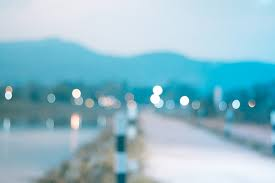
#> input picture unclear.jpeg, 275 x 183 px
$ python enhancement_of_pictures.py
#> lines starting #> are read from the running program, lines starting #| are printed output that depends on the picture
import cv2
import numpy as np

def enhance_image(img_path):
    # Read the image
#> called with img_path = 'unclear.jpeg'
    img = cv2.imread(img_path)
#> img is the input picture: shape (183, 275, 3); mean B, G, R 202.8, 188.4, 143.4

    # Convert the image to LAB color space
    lab_image = cv2.cvtColor(img, cv2.COLOR_BGR2LAB)
#> lab_image: shape (183, 275, 3); mean of channels 0, 1, 2 188.9, 118.7, 116.7

    # Split the LAB image into L, A, and B channels
    l_channel, a_channel, b_channel = cv2.split(lab_image)
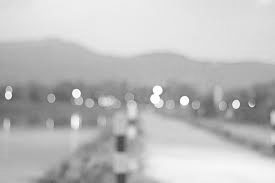
#> l_channel: shape (183, 275); min 72, max 255, mean 188.9
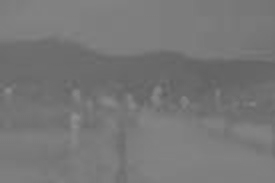
#> a_channel: shape (183, 275); min 95, max 143, mean 118.7

    # Apply CLAHE to the L channel
    clahe = cv2.createCLAHE(clipLimit=3.0, tileGridSize=(8, 8))
    enh_l_channel = clahe.apply(l_channel)
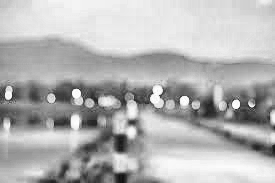
#> enh_l_channel: shape (183, 275); min 15, max 255, mean 179.6

    # Apply bilateral filter for smoothing
    smooth_img = cv2.bilateralFilter(img, d=9, sigmaColor=75, sigmaSpace=75)

    # Increase the brightness of the smoothed image
    enhanced_img = cv2.addWeighted(smooth_img, 1.5, np.zeros_like(smooth_img), 0, 30)
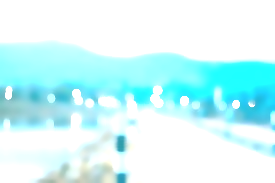
#> enhanced_img: shape (183, 275, 3); mean B, G, R 251.3, 249.3, 205.9

    # Merge the enhanced L channel with the original A and B channels
    enh_lab_image = cv2.merge([enh_l_channel, a_channel, b_channel])
#> enh_lab_image: shape (183, 275, 3); mean of channels 0, 1, 2 179.6, 118.7, 116.7

    # Convert the enhanced LAB image back to BGR color space
    final_result = cv2.cvtColor(enh_lab_image, cv2.COLOR_LAB2BGR)
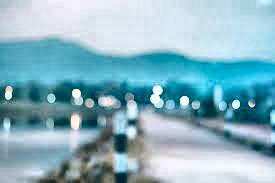
#> final_result: shape (183, 275, 3); mean B, G, R 193.6, 179.5, 135.3

    return final_result

# Input image path
input_image_path = 'unclear.jpeg'

# Enhance the image
enhanced_image = enhance_image(input_image_path)

# Save the enhanced image
cv2.imwrite('enhanced_image.jpeg', enhanced_image)

print("Enhancement completed.")

$ run again, with enhanced.jpeg copied over unclear.jpeg
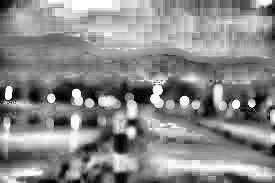
#> input picture enhanced.jpeg, 275 x 183 px
#> in enhance_image, img is the input picture: shape (183, 275, 3); min 0, max 255, mean 137.9
#> lab_image: shape (183, 275, 3); mean of channels 0, 1, 2 144.4, 128, 128
#> a_channel: shape (183, 275); every value is 128
#> in enhance_image, `enh_l_channel = clahe.apply(l_channel)`:
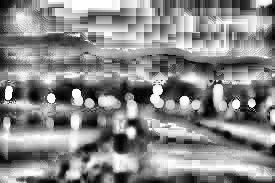
#> enh_l_channel: shape (183, 275); min 0, max 255, mean 137.3
#> in enhance_image, `enhanced_img = cv2.addWeighted(smooth_img, 1.5, np.zeros_like(smooth_i..`:
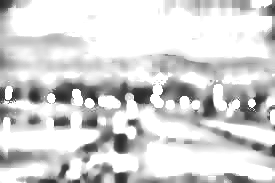
#> enhanced_img: shape (183, 275, 3); min 40, max 255, mean 212.1
#> enh_lab_image: shape (183, 275, 3); mean of channels 0, 1, 2 137.3, 128, 128
